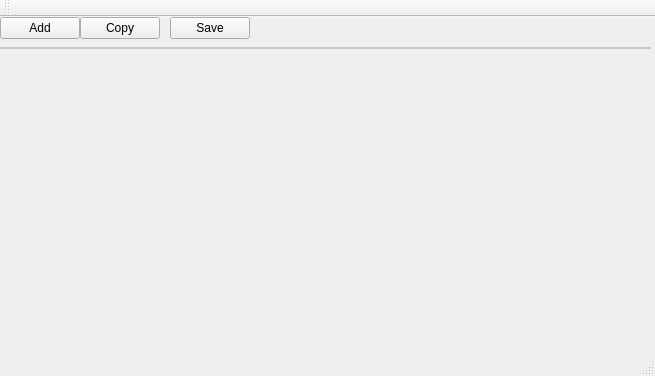
<?xml version="1.0" encoding="UTF-8"?>
<ui version="4.0">
 <class>MainWindow</class>
 <widget class="QMainWindow" name="MainWindow">
  <property name="geometry">
   <rect>
    <x>0</x>
    <y>0</y>
    <width>655</width>
    <height>376</height>
   </rect>
  </property>
  <property name="windowTitle">
   <string>MainWindow</string>
  </property>
  <widget class="QWidget" name="centralWidget">
   <widget class="QTabWidget" name="tabWidget">
    <property name="geometry">
     <rect>
      <x>0</x>
      <y>30</y>
      <width>651</width>
      <height>301</height>
     </rect>
    </property>
    <property name="acceptDrops">
     <bool>false</bool>
    </property>
    <property name="layoutDirection">
     <enum>Qt::LeftToRight</enum>
    </property>
    <property name="styleSheet">
     <string notr="true">QTabWidget::pane { /* The tab widget frame */
    border-top: 2px solid #C2C7CB;
}

QTabWidget::tab-bar {
    left: 2px; /* move to the right by 5px */
}

/* Style the tab using the tab sub-control. Note that
    it reads QTabBar _not_ QTabWidget */
QTabBar::tab {
    background: qlineargradient(x1: 0, y1: 0, x2: 0, y2: 1,
                                stop: 0 #E1E1E1, stop: 0.4 #DDDDDD,
                                stop: 0.5 #D8D8D8, stop: 1.0 #D3D3D3);
    border: 2px solid #C4C4C3;
    border-bottom-color: #C2C7CB; /* same as the pane color */
    border-top-left-radius: 4px;
    border-top-right-radius: 4px;
    min-width: 8ex;
    padding: 5px;
}

QTabBar::tab:selected, QTabBar::tab:hover {
    background: qlineargradient(x1: 0, y1: 0, x2: 0, y2: 1,
                                stop: 0 #fafafa, stop: 0.4 #f4f4f4,
                                stop: 0.5 #e7e7e7, stop: 1.0 #fafafa);
}

QTabBar::tab:selected {
    border-color: #9B9B9B;
    border-bottom-color: #C2C7CB; /* same as pane color */
}

QTabBar::tab:!selected {
    margin-top: 2px; /* make non-selected tabs look smaller */
}</string>
    </property>
    <property name="currentIndex">
     <number>-1</number>
    </property>
    <property name="documentMode">
     <bool>false</bool>
    </property>
    <property name="tabsClosable">
     <bool>true</bool>
    </property>
    <property name="movable">
     <bool>true</bool>
    </property>
   </widget>
   <widget class="QPushButton" name="addButton">
    <property name="geometry">
     <rect>
      <x>0</x>
      <y>0</y>
      <width>80</width>
      <height>22</height>
     </rect>
    </property>
    <property name="text">
     <string>Add</string>
    </property>
   </widget>
   <widget class="QPushButton" name="copyButton">
    <property name="geometry">
     <rect>
      <x>80</x>
      <y>0</y>
      <width>80</width>
      <height>22</height>
     </rect>
    </property>
    <property name="text">
     <string>Copy</string>
    </property>
   </widget>
   <widget class="QPushButton" name="pushButtonSave">
    <property name="geometry">
     <rect>
      <x>170</x>
      <y>0</y>
      <width>80</width>
      <height>22</height>
     </rect>
    </property>
    <property name="text">
     <string>Save</string>
    </property>
   </widget>
  </widget>
  <widget class="QMenuBar" name="menuBar">
   <property name="geometry">
    <rect>
     <x>0</x>
     <y>0</y>
     <width>655</width>
     <height>19</height>
    </rect>
   </property>
  </widget>
  <widget class="QToolBar" name="mainToolBar">
   <attribute name="toolBarArea">
    <enum>TopToolBarArea</enum>
   </attribute>
   <attribute name="toolBarBreak">
    <bool>false</bool>
   </attribute>
  </widget>
  <widget class="QStatusBar" name="statusBar"/>
 </widget>
 <layoutdefault spacing="6" margin="11"/>
 <resources/>
 <connections/>
</ui>
